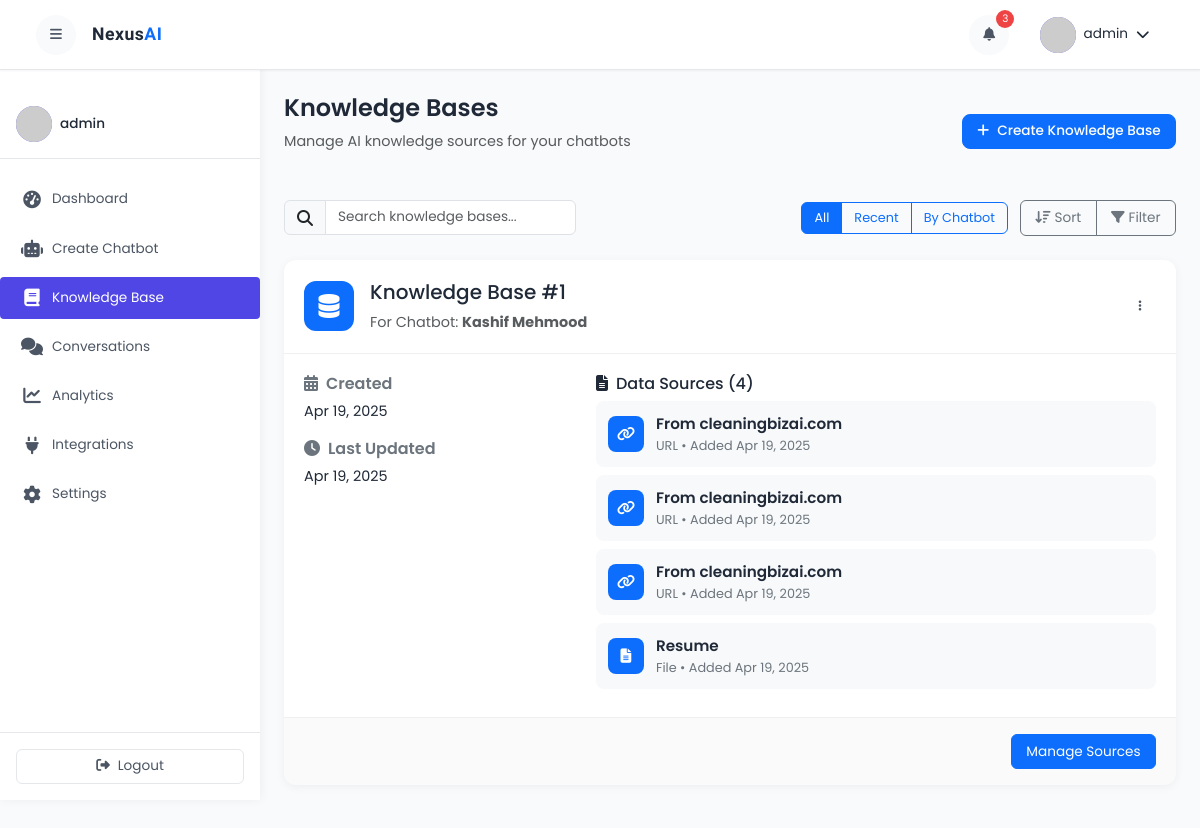
/kb/ (signed in), run on an earlier commit of the app's database.
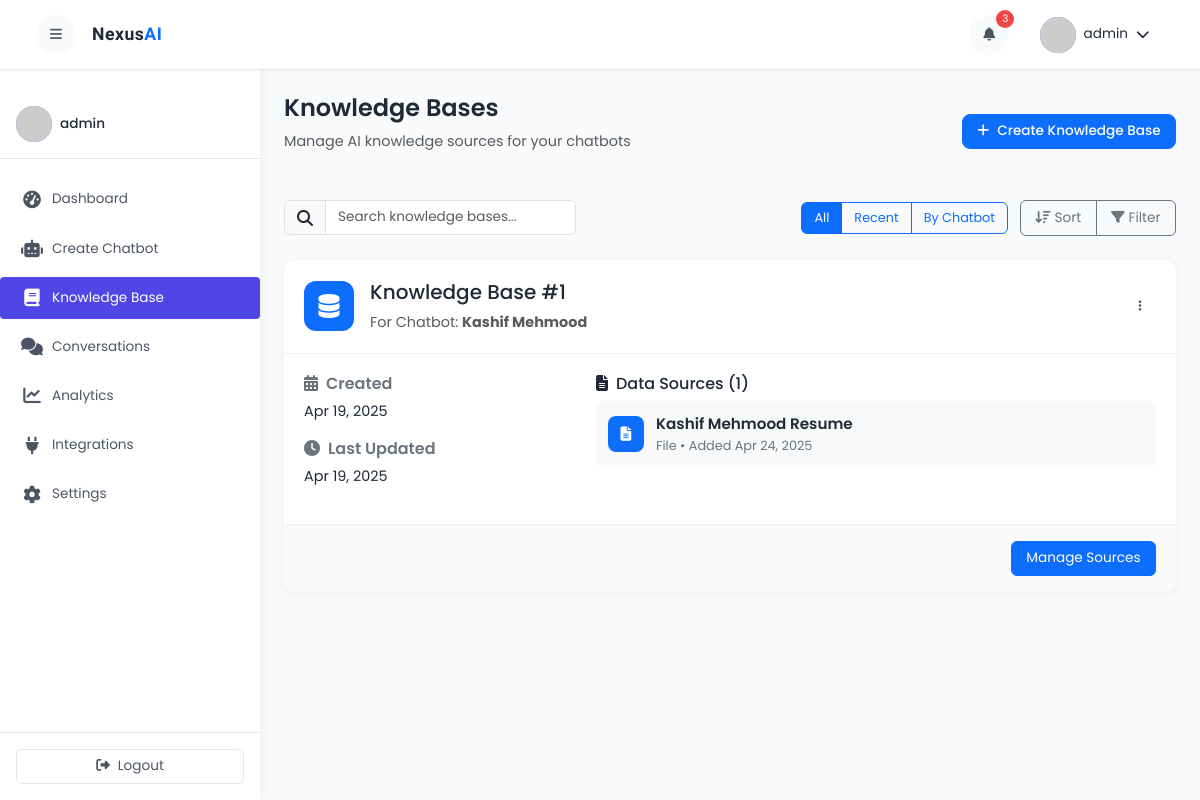
And on a later commit of the database.
### kb/models.py (models this page shows, shortened)
class KnowledgeBase(models.Model):
    knowledge_base_id = models.UUIDField(primary_key=True, default=uuid.uuid4, editable=False)
    chatbot = models.ForeignKey('chat.Chatbot', on_delete=models.CASCADE)
    created_at = models.DateTimeField(auto_now_add=True)
    updated_at = models.DateTimeField(auto_now=True)

class DataSource(models.Model):
    kb = models.ForeignKey('KnowledgeBase', on_delete=models.CASCADE)
    url = models.URLField(blank=True, null=True)
    file = models.FileField(upload_to='data_sources/', blank=True)
    text_title = models.CharField(max_length=200)
    text_content = models.TextField()
    source_type = models.CharField(max_length=200, choices=SOURCE_TYPE_CHOICES)
    chunk_ids = models.JSONField(blank=True, null=True, default=list)
    created_at = models.DateTimeField(auto_now_add=True)
    updated_at = models.DateTimeField(auto_now=True)

### chat/models.py (models this page shows, shortened)
class Chatbot(models.Model):
    chatbot_id = models.UUIDField(primary_key=True, default=uuid.uuid4, editable=False)
    user = models.ForeignKey(User, on_delete=models.CASCADE)
    name = models.CharField(max_length=255, default="New Chatbot")
    description = models.TextField(null=True, blank=True)
    prompt = models.TextField(null=True, blank=True)
    llm_provider = models.CharField(max_length=255, choices=LLM_PROVIDER_CHOICES, default='openai')
    llm_model = models.CharField(max_length=255, choices=LLM_MODEL_CHOICES, default='gpt-4o-mini')
    is_active = models.BooleanField(default=True)
    is_public = models.BooleanField(default=False)
    created_at = models.DateTimeField(auto_now_add=True)
    updated_at = models.DateTimeField(auto_now=True)

### kb/views.py (the view)
# urls.py: path('', views.knowledge_bases, name='knowledge_base'),
def knowledge_bases(request):
    chatbots = Chatbot.objects.filter(user=request.user)
    knowledge_bases = KnowledgeBase.objects.filter(chatbot__user=request.user)
    data_sources = DataSource.objects.filter(kb__chatbot__user=request.user)
    url_sources_count = data_sources.filter(source_type='url').count()
    file_sources_count = data_sources.filter(source_type='file').count()
    context = {
        'chatbots': chatbots,
        'knowledge_bases': knowledge_bases,
        'data_sources': data_sources,
        'url_sources_count': url_sources_count,
        'file_sources_count': file_sources_count
    }
    return render(request, 'dashboard/knowledge_base.html', context)

### templates/dashboard/knowledge_base.html (shortened to what this page needs)
{% extends 'common/dashboard_base.html' %}
{% load static %}
{% block content %}
<div class="dashboard-header">
    <div class="row align-items-center mb-4">
        <div class="col-md-6">
            <h1 class="page-title">Knowledge Bases</h1>
            <p class="text-muted">Manage AI knowledge sources for your chatbots</p>
        </div>
        <div class="col-md-6 text-md-end">
            <button class="btn btn-primary btn-create" data-bs-toggle="modal" data-bs-target="#createKnowledgeBaseModal">
                <i class="fas fa-plus me-2"></i>Create Knowledge Base
            </button>
        </div>
    </div>
</div>
<div class="knowledge-base-filters mb-4">
    <div class="row g-2">
        <div class="col-md-4">
            <div class="input-group">
                <span class="input-group-text"><i class="fas fa-search"></i></span>
                <input type="text" class="form-control" id="kb-search" placeholder="Search knowledge bases...">
            </div>
        </div>
        <div class="col-md-8 text-md-end">
            <div class="btn-group filter-buttons" role="group">
                <button type="button" class="btn btn-outline-primary active">All</button>
                <button type="button" class="btn btn-outline-primary">Recent</button>
                <button type="button" class="btn btn-outline-primary">By Chatbot</button>
            </div>
            <div class="btn-group ms-2" role="group">
                <button type="button" class="btn btn-outline-secondary"><i class="fas fa-sort-amount-down me-1"></i>Sort</button>
                <button type="button" class="btn btn-outline-secondary"><i class="fas fa-filter me-1"></i>Filter</button>
            </div>
        </div>
    </div>
</div>
{% if knowledge_bases %}
<div class="knowledge-base-list">
    {% for kb in knowledge_bases %}
    <div class="row mb-4">
        <div class="col-12">
            <div class="kb-card">
                <div class="kb-card-header">
                    <div class="d-flex align-items-center">
                        <div class="kb-avatar bg-primary">
                            <i class="fas fa-database"></i>
                        </div>
                        <div class="ms-3">
                            <h5 class="kb-name">Knowledge Base #{{ forloop.counter }}</h5>
                            <p class="text-muted mb-0">For Chatbot: <strong>{{ kb.chatbot.name }}</strong></p>
                        </div>
                    </div>
                    <div class="dropdown">
                        <button class="btn btn-sm btn-icon" type="button" id="dropdownMenuButton{{ kb.knowledge_base_id }}" data-bs-toggle="dropdown" aria-expanded="false">
                            <i class="fas fa-ellipsis-v"></i>
                        </button>
                    </div>
                </div>
                <div class="kb-card-body">
                    <div class="row">
                        <div class="col-md-4">
                            <div class="kb-info">
                                <h6 class="mb-2"><i class="fas fa-calendar-alt me-2"></i>Created</h6>
                                <p>{{ kb.created_at|date:"M d, Y" }}</p>
                            </div>
                            <div class="kb-info">
                                <h6 class="mb-2"><i class="fas fa-clock me-2"></i>Last Updated</h6>
                                <p>{{ kb.updated_at|date:"M d, Y" }}</p>
                            </div>
                        </div>
                        <div class="col-md-8">
                            <h6 class="mb-2"><i class="fas fa-file-alt me-2"></i>Data Sources ({{ kb.datasource_set.count }})</h6>
                            {% if kb.datasource_set.exists %}
                            <div class="data-sources-list">
                                {% for source in kb.datasource_set.all|slice:":5" %}
                                <div class="data-source-item">
                                    <div class="source-icon">
                                        {% if source.source_type == 'url' %}
                                        <i class="fas fa-link"></i>
                                        {% elif source.source_type == 'file' %}
                                        <i class="fas fa-file-alt"></i>
                                        {% else %}
                                        <i class="fas fa-align-left"></i>
                                        {% endif %}
                                    </div>
                                    <div class="source-info">
                                        <p class="source-title">{{ source.text_title }}</p>
                                        <p class="source-type">{{ source.get_source_type_display }} • Added {{ source.created_at|date:"M d, Y" }}</p>
                                    </div>
                                </div>
                                {% endfor %}
                            </div>
                            {% else %}
                            <p class="text-muted">No data sources added yet.</p>
                            {% endif %}
                        </div>
                    </div>
                </div>
                <div class="kb-card-footer">
                    <a href="{% url 'kb:knowledge_base_detail' kb.knowledge_base_id %}" class="btn btn-primary">Manage Sources</a>
                </div>
            </div>
        </div>
    </div>
    {% endfor %}
</div>
{% endif %}
{% endblock %}

### templates/common/dashboard_base.html (shortened to what this page needs)
{% load static %}
<!DOCTYPE html>
<html lang="en">
<head>
    <link href="https://cdn.jsdelivr.net/npm/bootstrap@5.3.0/dist/css/bootstrap.min.css" rel="stylesheet">
    <link rel="stylesheet" href="https://cdnjs.cloudflare.com/ajax/libs/font-awesome/6.4.0/css/all.min.css">
    <link rel="stylesheet" href="{% static 'css/dashboard.css' %}">
</head>
<body>
    <div class="dashboard-container">
        <nav class="navbar navbar-expand-lg navbar-dark fixed-top" id="dashboardNav">
            <div class="container-fluid">
                <div class="d-flex align-items-center">
                    <button class="btn sidebar-toggle me-3" id="sidebarToggle">
                        <i class="fas fa-bars"></i>
                    </button>
                    <a class="navbar-brand" href="#">
                        <span class="logo-text">Nexus<span class="text-primary">AI</span></span>
                    </a>
                </div>
                <div class="ms-auto d-flex align-items-center">
                    <div class="dropdown me-3">
                        <button class="btn notification-btn" type="button" id="notificationDropdown" data-bs-toggle="dropdown" aria-expanded="false">
                            <i class="fas fa-bell"></i>
                            <span class="notification-badge">3</span>
                        </button>
                    </div>
                    <div class="dropdown">
                        <button class="btn user-profile-btn" type="button" id="userDropdown" data-bs-toggle="dropdown" aria-expanded="false">
                            <div class="avatar">
                                <img src="{% static 'img/avatar-placeholder.jpg' %}" alt="User Avatar" onerror="this.src='https://ui-avatars.com/api/?name=User&background=0D8ABC&color=fff'">
                            </div>
                            <span class="d-none d-md-inline-block ms-2">{{ request.user.username }}</span>
                            <i class="fas fa-chevron-down ms-2"></i>
                        </button>
                    </div>
                </div>
            </div>
        </nav>
        <div class="sidebar" id="sidebar">
            <div class="sidebar-header d-flex justify-content-start align-items-center">
                <div class="avatar">
                    <img src="{% static 'img/avatar-placeholder.jpg' %}" alt="User Avatar" onerror="this.src='https://ui-avatars.com/api/?name=User&background=0D8ABC&color=fff'">
                </div>
                <div class="user-info ms-2">
                    <h6 class="mb-0">{{ request.user.username }}</h6>
                </div>
            </div>
            <div class="sidebar-menu">
                <ul class="nav flex-column">
                    <li class="nav-item">
                        <a class="nav-link active" href="{% url 'chat:dashboard' %}"><i class="fas fa-tachometer-alt me-2"></i><span class="nav-text">Dashboard</span></a>
                    </li>
                    <li class="nav-item">
                        <a class="nav-link" href="{% url 'chat:create_chatbot_page' %}"><i class="fas fa-robot me-2"></i><span class="nav-text">Create Chatbot</span></a>
                    </li>
                    <li class="nav-item">
                        <a class="nav-link" href="{% url 'kb:knowledge_base' %}"><i class="fas fa-book me-2"></i><span class="nav-text">Knowledge Base</span></a>
                    </li>
                    <li class="nav-item">
                        <a class="nav-link" href="#"><i class="fas fa-comments me-2"></i><span class="nav-text">Conversations</span></a>
                    </li>
                    <li class="nav-item">
                        <a class="nav-link" href="#"><i class="fas fa-chart-line me-2"></i><span class="nav-text">Analytics</span></a>
                    </li>
                    <li class="nav-item">
                        <a class="nav-link" href="#"><i class="fas fa-plug me-2"></i><span class="nav-text">Integrations</span></a>
                    </li>
                    <li class="nav-item">
                        <a class="nav-link" href="#"><i class="fas fa-cog me-2"></i><span class="nav-text">Settings</span></a>
                    </li>
                </ul>
            </div>
            <div class="sidebar-footer">
                <a href="#" class="btn btn-logout w-100"><i class="fas fa-sign-out-alt me-2"></i><span class="logout-text">Logout</span></a>
            </div>
        </div>
        <div class="main-content" id="main-content">
            <div class="container-fluid p-4">
                {% block content %}{% endblock %}
            </div>
        </div>
    </div>
</body>
</html>

### templates/dashboard/knowledge_base.html (style rules this page uses)
.kb-card { border-radius: 12px; box-shadow: 0 2px 10px rgba(0, 0, 0, 0.05); background-color: #fff; overflow: hidden; transition: all 0.3s ease; }
.kb-card-header { display: flex; justify-content: space-between; align-items: center; padding: 1.25rem; border-bottom: 1px solid #f0f0f0; }
.kb-avatar { width: 50px; height: 50px; border-radius: 12px; display: flex; align-items: center; justify-content: center; font-size: 1.5rem; color: white; }
.kb-avatar.bg-primary { background-color: var(--bs-primary); }
.kb-card-body { padding: 1.25rem; }
.kb-info h6 { color: var(--bs-gray-600); font-weight: 600; }
.kb-card-footer { padding: 1rem 1.25rem; background-color: rgba(0, 0, 0, 0.02); border-top: 1px solid #f0f0f0; display: flex; justify-content: flex-end; }
.data-sources-list { max-height: 300px; overflow-y: auto; }
.data-source-item { display: flex; align-items: center; padding: 0.75rem; border-radius: 8px; background-color: #f8f9fa; margin-bottom: 0.5rem; }
.source-icon { width: 36px; height: 36px; border-radius: 8px; background-color: var(--bs-primary); color: white; display: flex; align-items: center; justify-content: center; margin-right: 0.75rem; }
.source-info { flex: 1; }
.source-info p { margin-bottom: 0; }
.source-title { font-weight: 600; font-size: 0.95rem; }
.source-type { font-size: 0.8rem; color: var(--bs-gray-600); }

What changed in the data, as far as the page shows it:
removed DataSource: text_title "From cleaningbizai.com", source_type "URL", created_at "Apr 19, 2025"
removed DataSource: text_title "From cleaningbizai.com", source_type "URL", created_at "Apr 19, 2025"
removed DataSource: text_title "From cleaningbizai.com", source_type "URL", created_at "Apr 19, 2025"
removed DataSource: text_title "Resume", source_type "File", created_at "Apr 19, 2025"
computed for KnowledgeBase "Kashif Mehmood": datasource_set.count "4" → "1"
added DataSource: text_title "Kashif Mehmood Resume", source_type "File", created_at "Apr 24, 2025"
